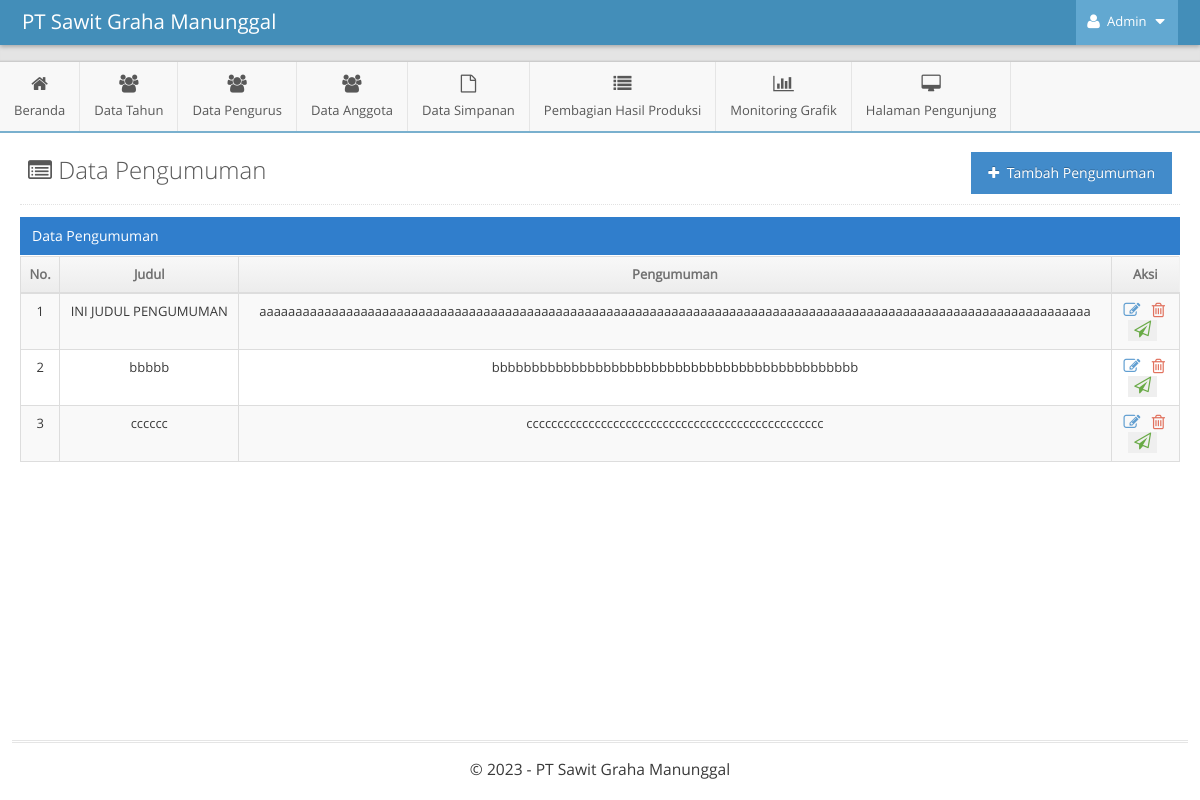
/admin/indexAdmin.php?p=kelola-pengumuman&m=kelola-pengumuman (signed in), run on an earlier commit of the app's database.
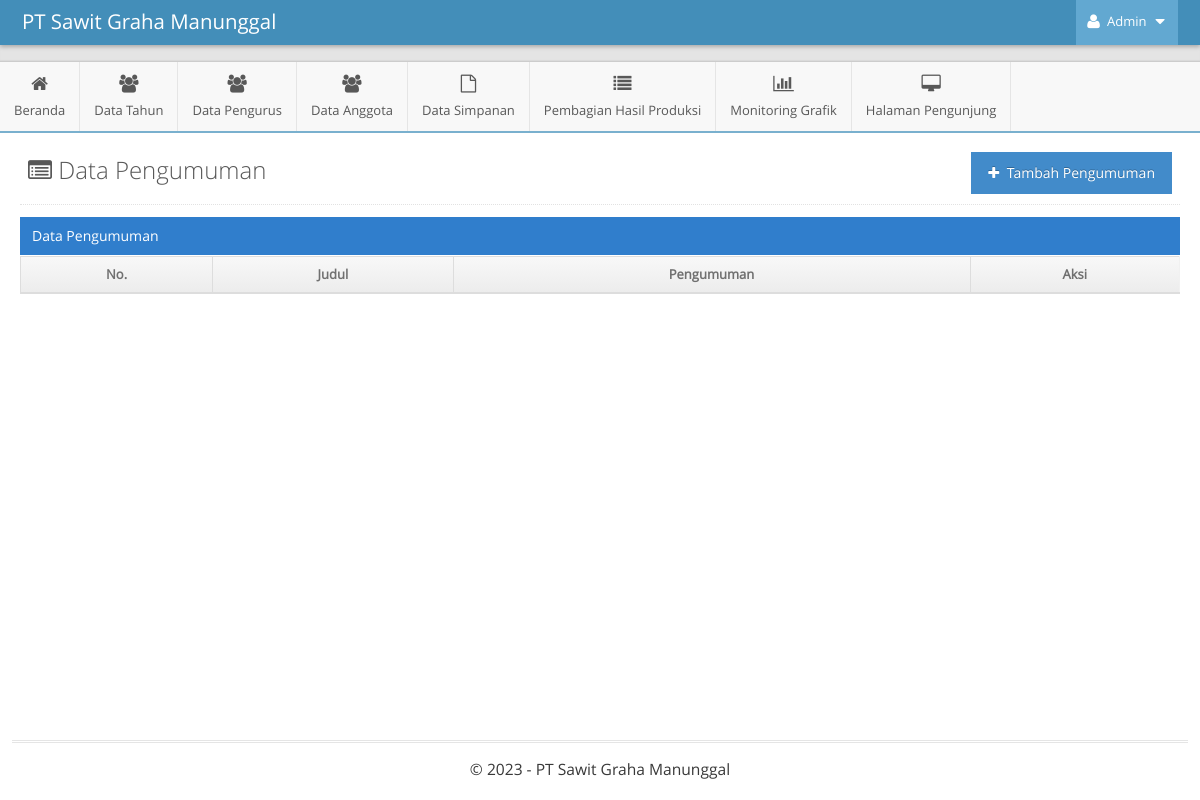
And on a later commit of the database.
### tables this page shows
CREATE TABLE `pengumuman` (
  `id` bigint(20) unsigned NOT NULL AUTO_INCREMENT,
  `pengumuman` varchar(255) DEFAULT NULL,
  `judul` varchar(255) DEFAULT NULL,
  PRIMARY KEY (`id`),
  UNIQUE KEY `id` (`id`)
);

### function-show.php (called while the page is built)
<?php
$host = 'localhost';
$username = 'root';
$password = '';
$dbname = 'skripsi-pirda2';
$conn = mysqli_connect($host, $username, $password, $dbname);
function tampilData($query)
{
    global $conn;
    $result = mysqli_query($conn, $query);
    $rows = [];
    while ($row = mysqli_fetch_assoc($result)) {
        $rows[] = $row;
    }
    return $rows;
}
?>

### admin/pages-admin/kelola-pengumuman/kelola-pengumuman.php (the view, shortened to what this page needs)
<?php
$query_tampil = "SELECT * FROM pengumuman";
$pengumuman = tampilData($query_tampil);
?>
<div class="page-content">
	<div class="page-header">
		<h1 style="color:#585858">
			<i class="ace-icon fa fa-list-alt"></i> Data Pengumuman
			<a data-toggle="modal" href="#tambah-pengumuman">
				<button class="btn btn-primary pull-right">
					<i class="ace-icon fa fa-plus"></i> Tambah Pengumuman
				</button>
			</a>
		</h1>
	</div>
	<div class="row">
		<div class="col-xs-12">
			<div class="row">
				<div class="col-xs-12">
					<div class="table-header">
						Data Pengumuman
					</div>
					<div>
						<table id="dynamic-table" class="table table-striped table-bordered table-hover">
							<thead>
								<tr>
									<th>No.</th>
									<th>Judul</th>
									<th>Pengumuman</th>
									<th>Aksi</th>
								</tr>
							</thead>
							<tbody>
								<?php
								$i = 1;
								foreach ($pengumuman as $value) {
								?>
									<tr>
										<td class="center"><?= $i ?></td>
										<td class="center"><?= $value['judul'] ?></td>
										<td class="center"><?= $value['pengumuman'] ?></td>
										<td class="center">
											<div class="action-buttons">
												<a data-rel="tooltip" data-placement="top" title="Ubah" style="margin-right:5px" class="blue tooltip-info" data-toggle="modal" href="#edit-pengumuman-<?= $value['id']; ?>">
													<i class="ace-icon fa fa-edit bigger-130"></i>
												</a>
												<a data-rel="tooltip" data-placement="top" title="Hapus" style="margin-right:5px" class="red tooltip-error" data-toggle="modal" href="#hapus-pengumuman-<?= $value['id']; ?>">
													<i class="ace-icon fa fa-trash-o bigger-130"></i>
												</a>
												<form method="POST">
													<button type="submit" name="shareWA" value="<?= $value['id']; ?>" style="border: none; margin-right:5px; " data-rel="tooltip" data-placement="top" title="Share WA" class="green tooltip-success" data-toggle="modal" href="#kirimWA">
														<i class="ace-icon fa fa-send-o bigger-130"></i>
													</button>
												</form>
											</div>
										</td>
									</tr>
								<?php
									$i++;
								}
								?>
							</tbody>
						</table>
					</div>
				</div>
			</div>
		</div>
	</div>
</div>

What changed in the data, as far as the page shows it:
removed pengumuman: judul "INI JUDUL PENGUMUMAN", pengumuman "aaaaaaaaaaaaaaaaaaaaaaaaaaaaaaaaaaaaaaaaaaaaaaaaaaaaaaaaaaaaaaaaaaaaaaaaaaaaaaaaaaaaaaaaaaaaaaaaaaaaaaaaaaaaaaaaaaa", $value['id'] 2 (drawn)
removed pengumuman: judul "bbbbb", pengumuman "bbbbbbbbbbbbbbbbbbbbbbbbbbbbbbbbbbbbbbbbbbbbbb", $value['id'] 3 (drawn)
removed pengumuman: judul "cccccc", pengumuman "cccccccccccccccccccccccccccccccccccccccccccccccc", $value['id'] 4 (drawn)
